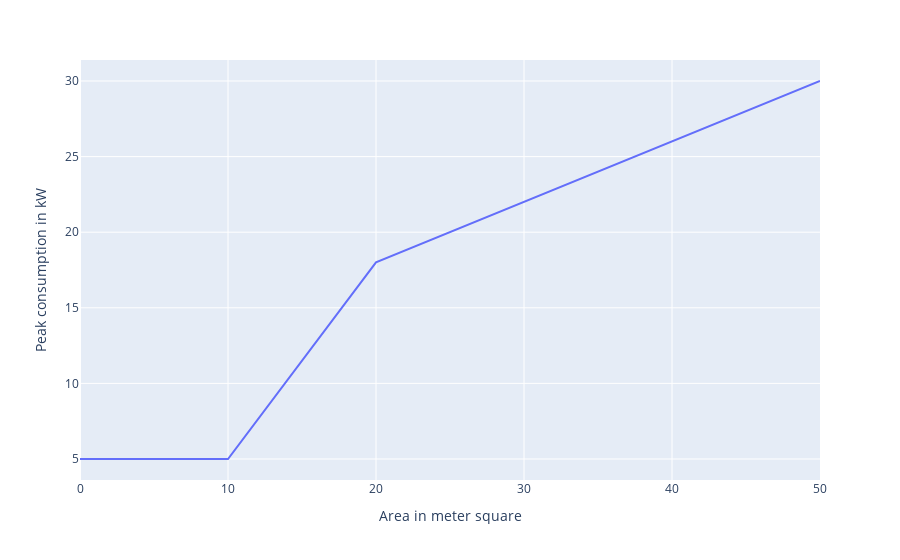

The notebook cell this image was saved under:
### Code cell
import matplotlib.pyplot as plt
import plotly.express as px
import pandas as pd

area_to_kw_curve = [(0,5), (10, 5.0), (20, 18), (50, 30)]

df = pd.DataFrame({
    'Area in meter square' : [x[0] for x in area_to_kw_curve],
    'Peak consumption in kW' : [x[1] for x in area_to_kw_curve]
})
fig = px.line(df, x="Area in meter square", y="Peak consumption in kW") 
fig.show()

### Figure 1 — Plotly figure (JSON) as saved in the notebook; plotly's stock layout.template omitted (floating-point values rounded to 4 significant figures)
{"data": [{"hovertemplate": "Area in meter square=%{x}<br>Peak consumption in kW=%{y}<extra></extra>", "legendgroup": "", "line": {"color": "#636efa", "dash": "solid"}, "marker": {"symbol": "circle"}, "mode": "lines", "name": "", "orientation": "v", "showlegend": false, "type": "scatter", "x": [0, 10, 20, 50], "xaxis": "x", "y": [5, 5, 18, 30], "yaxis": "y"}], "layout": {"legend": {"tracegroupgap": 0}, "margin": {"t": 60}, "xaxis": {"anchor": "y", "domain": [0, 1], "title": {"text": "Area in meter square"}}, "yaxis": {"anchor": "x", "domain": [0, 1], "title": {"text": "Peak consumption in kW"}}}}
